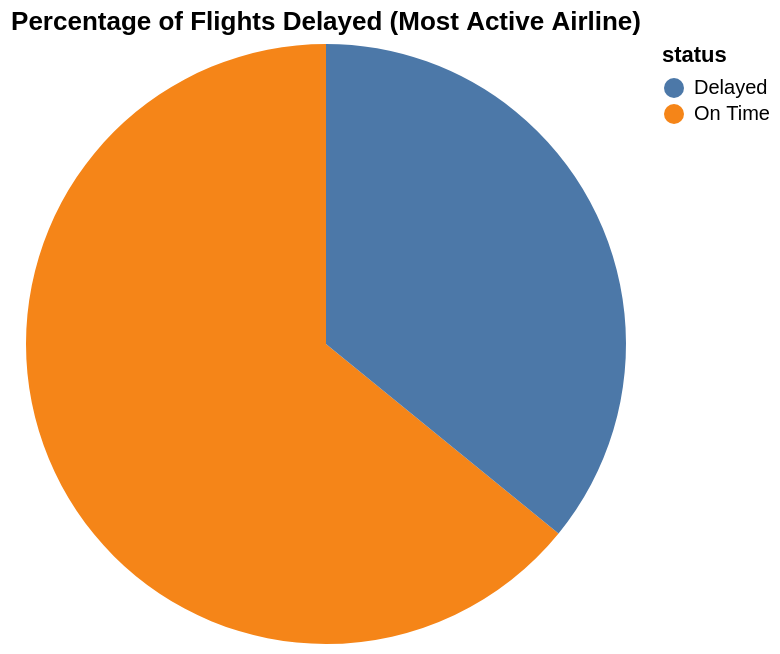

Here is the notebook cell this chart was saved with:
### Code cell
import altair as alt
delay_counts = flight_delayed['delayed'].value_counts()
delay_percent = (delay_counts / delay_counts.sum()) * 100
delay_percent = delay_percent.reset_index()
delay_percent.columns = ['status', 'percentage']


alt.Chart(delay_percent).mark_arc().encode(
    theta=alt.Theta(field="percentage", type="quantitative"),
    color=alt.Color(field="status", type="nominal"),
    tooltip=[
        alt.Tooltip("status", title="Status"),
        alt.Tooltip("percentage", format=".2f")
    ]
).properties(
    title="Percentage of Flights Delayed (Most Active Airline)"
)

### Figure 1 — Vega specification as saved in the notebook (floating-point values rounded to 4 significant figures)
{"$schema": "https://vega.github.io/schema/vega/v6.json", "data": [{"name": "source_0", "values": [{"percentage": 64.12, "percentage_end": 100.0, "percentage_start": 35.88, "status": "On Time"}, {"percentage": 35.88, "percentage_end": 35.88, "percentage_start": 0.0, "status": "Delayed"}]}, {"name": "source_0_color_domain_status", "values": [{"status": "On Time"}, {"status": "Delayed"}]}], "marks": [{"type": "arc", "name": "marks", "from": {"data": "source_0"}, "encode": {"update": {"innerRadius": {"value": 0}, "tooltip": {"signal": "{\"Status\": isValid(datum[\"status\"]) ? datum[\"status\"] : \"\"+datum[\"status\"], \"percentage\": format(datum[\"percentage\"], \".2f\")}"}, "startAngle": {"field": "percentage_end", "scale": "theta"}, "y": {"signal": "height", "mult": 0.5}, "endAngle": {"field": "percentage_start", "scale": "theta"}, "x": {"signal": "width", "mult": 0.5}, "outerRadius": {"signal": "min(width,height)/2"}, "fill": {"field": "status", "scale": "color"}}}, "style": ["arc"]}], "scales": [{"name": "theta", "type": "linear", "domain": {"data": "source_0", "fields": ["percentage_start", "percentage_end"]}, "range": [0, 6.283], "zero": true}, {"name": "color", "type": "ordinal", "domain": {"data": "source_0_color_domain_status", "field": "status", "sort": true}, "range": "category"}], "title": {"text": "Percentage of Flights Delayed (Most Active Airline)", "frame": "group"}, "background": "white", "padding": 5, "style": "view", "width": 300, "height": 300, "legends": [{"fill": "color", "symbolType": "circle", "title": "status"}]}
